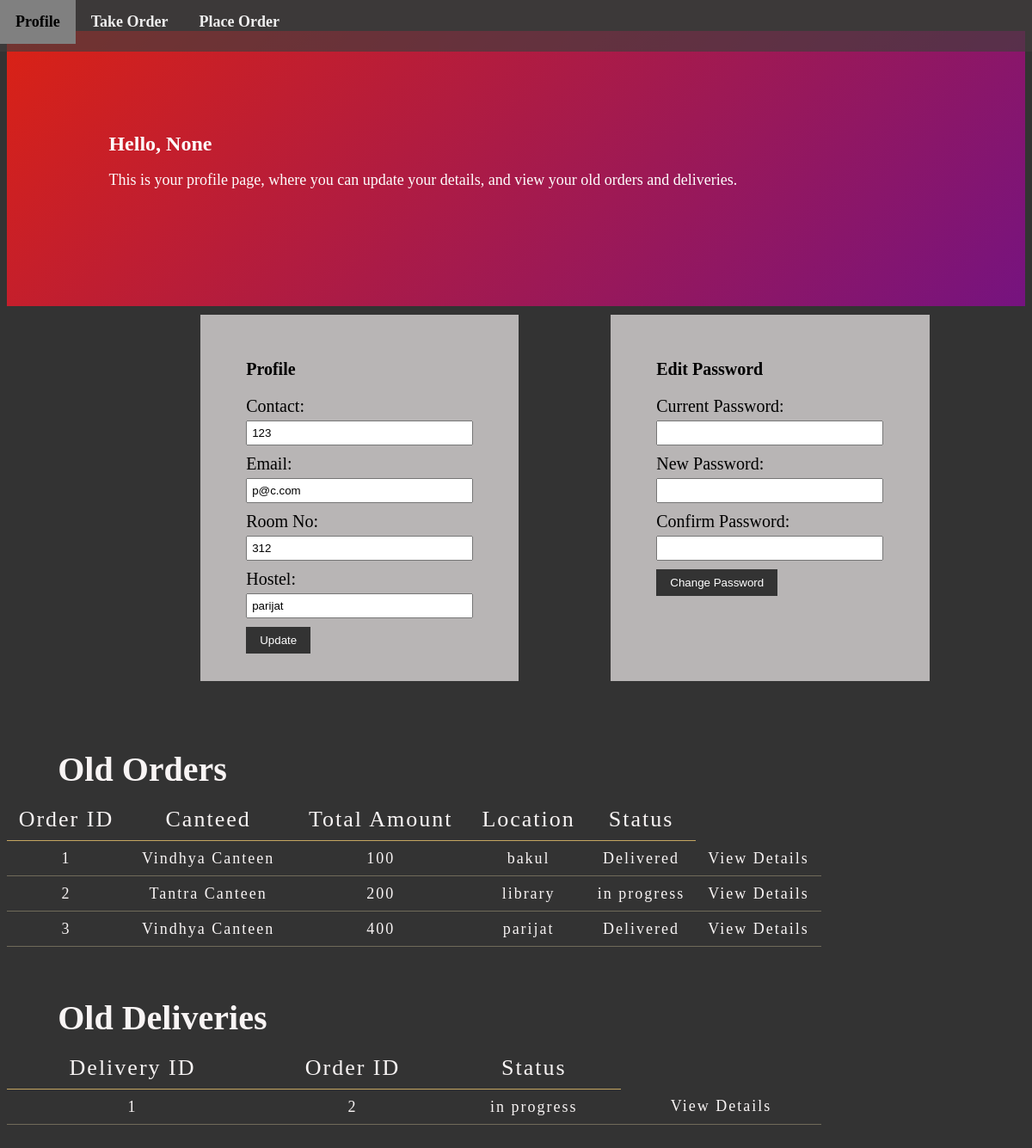
Before: /profile (signed in) with the older database file.
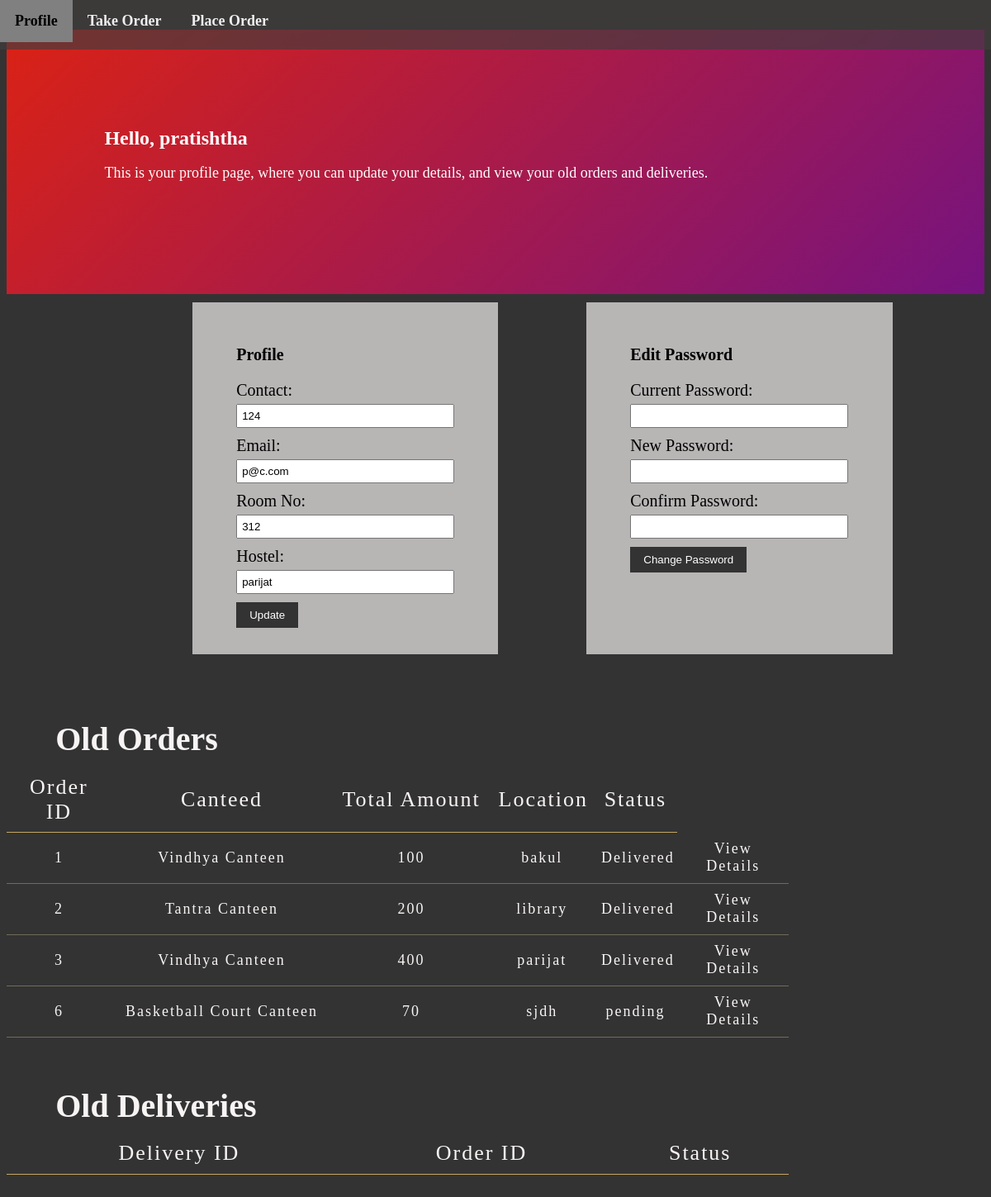
After: the same page with the newer database file.
### tables this page shows
CREATE TABLE UserDetails (
  id INTEGER PRIMARY KEY,
  contact TEXT,
  email TEXT, room_no TEXT, hostel TEXT, name TEXT, password text,
  FOREIGN KEY (id) REFERENCES Users(id)
);

CREATE TABLE orders (
  order_id INTEGER PRIMARY KEY,
  user_id INTEGER NOT NULL,
  order_total INTEGER NOT NULL,
  delivery_status TEXT NOT NULL,
  canteen_id INTEGER NOT NULL, location text,
  FOREIGN KEY (user_id) REFERENCES Users(user_id),
  FOREIGN KEY (canteen_id) REFERENCES Canteens(canteen_id)
);

CREATE TABLE Canteens (
    canteen_id INTEGER PRIMARY KEY,
    name TEXT NOT NULL,
    contact TEXT,
    opening_time INTEGER,
    closing_time INTEGER
);

CREATE TABLE Deliveries (
    delivery_id INTEGER PRIMARY KEY,
    order_id INTEGER NOT NULL,
    user_id INTEGER NOT NULL,
    status TEXT NOT NULL,
    FOREIGN KEY (order_id) REFERENCES Orders(order_id),
    FOREIGN KEY (user_id) REFERENCES Users(user_id)
);

### app.py (the view)
@app.route('/profile')
def profile():
    user_id = session['user_id']
    conn = sqlite3.connect('iiiteats.db')
    cursor = conn.cursor()
    cursor.execute("SELECT * FROM UserDetails WHERE id = ?", (user_id,))
    user = cursor.fetchone()
    user = {
        'id': user[0],
        'contact': user[1],
        'email': user[2],
        'room_no': user[3],
        'hostel': user[4],
        'name': user[5],
        'password': user[6]
    }
    cursor.execute("""
    SELECT orders.order_id, orders.user_id, orders.order_total, orders.delivery_status, canteens.name, orders.location
    FROM orders
    JOIN canteens ON orders.canteen_id = canteens.canteen_id
    WHERE orders.user_id = ?""", (user_id,))
    orders = cursor.fetchall()
    old_orders = []
    for order in orders:
        old_orders.append({
            'order_id': order[0],
            'user_id': order[1],
            'order_total': order[2],
            'delivery_status': order[3],
            'canteen_name': order[4],
            'location': order[5]
        })
        cursor.execute("SELECT * FROM Deliveries WHERE user_id = ?", (user_id,))
        deliveries = cursor.fetchall()
        old_deliveries = []
        for delivery in deliveries:
            old_deliveries.append({
                'delivery_id': delivery[0],
                'order_id': delivery[1],
                'user_id': delivery[2],
                'status': delivery[3]
            })
    conn.commit()
    conn.close()
    return render_template('profile.html', user=user, old_orders=old_orders, old_deliveries=old_deliveries)

### templates/profile.html (shortened to what this page needs)
<!DOCTYPE html>
<html>
  <head>
    <link rel="stylesheet" type="text/css" href="../static/profile.css" />
    <link rel="stylesheet" type="text/css" href="../static/navbar.css" />
  </head>
  <body>
    <nav class="navbar">
      <a href="/profile">Profile</a>
      <a href="/take_orders">Take Order</a>
      <a href="">Place Order</a>
    </nav>
    <h1>
      Hello, {{ user.name }}
      <p>
        This is your profile page, where you can update your details, and view
        your old orders and deliveries.
      </p>
    </h1>
    <div class="forms-container">
      <form action="/update-user-details" method="POST">
        <p>Profile</p>
        <label for="contact">Contact:</label>
        <input
          type="text"
          id="contact"
          name="contact"
          value="{{ user.contact }}"
        /><br />
        <label for="email">Email:</label>
        <input
          type="text"
          id="email"
          name="email"
          value="{{ user.email }}"
        /><br />
        <label for="room_no">Room No:</label>
        <input
          type="text"
          id="room_no"
          name="room_no"
          value="{{ user.room_no }}"
        /><br />
        <label for="hostel">Hostel:</label>
        <input
          type="text"
          id="hostel"
          name="hostel"
          value="{{ user.hostel }}"
        /><br />
        <button type="submit">Update</button>
      </form>
      <form action="/change-password" method="POST">
        <p>Edit Password</p>
        <label for="current_password">Current Password:</label>
        <input
          type="password"
          id="current_password"
          name="current_password"
        /><br />
        <label for="new_password">New Password:</label>
        <input type="password" id="new_password" name="new_password" /><br />
        <label for="confirm_password">Confirm Password:</label>
        <input
          type="password"
          id="confirm_password"
          name="confirm_password"
        /><br />
        <button type="submit">Change Password</button>
      </form>
    </div>
    <h2>Old Orders</h2>
    <table>
      <tr>
        <th>Order ID</th>
        <th>Canteed</th>
        <th>Total Amount</th>
        <th>Location</th>
        <th>Status</th>
      </tr>
      {% for order in old_orders %}
      <tr>
        <td>{{ order.order_id }}</td>
        <td>{{ order.canteen_name }}</td>
        <td>{{ order.order_total }}</td>
        <td>{{ order.location }}</td>
        <td>{{ order.delivery_status }}</td>
        <td><a href="/order_items/{{ order.order_id }}">View Details</a></td>
      </tr>
      {% endfor %}
    </table>
    <h2>Old Deliveries</h2>
    <table>
      <tr>
        <th>Delivery ID</th>
        <th>Order ID</th>
        <th>Status</th>
      </tr>
      {% for delivery in old_deliveries %}
      <tr>
        <td>{{ delivery.delivery_id }}</td>
        <td>{{ delivery.order_id }}</td>
        <td>{{ delivery.status }}</td>
        <td><a href="/order_items/{{ delivery.order_id }}">View Details</a></td>
      </tr>
      {% endfor %}
    </table>
  </body>
</html>

### static/profile.css (style rules this page uses)
h1 { color: #fdfcfc; font-size: 24px; margin-bottom: 10px; padding: 10%; margin-top: 3%; background: linear-gradient(-45deg, #eed152, #dd085a, #540ea3, #da2215); background-size: 400% 400%; animation: gradient 15s ease infinite; }
body { background-color: #333; }
h1 p { font-weight: normal; font-size: 18px; }
h2 { color: #f8f4f4; font-size: 40px; margin-bottom: 10px; margin-left: 5%; }
form p { font-weight: bold; }
form { padding: 3% 5%; font-size: 20px; margin-left: 10%; background-color: #f8f4f4ad; }
form[action="/update-user-details"] { margin-bottom: 20px; }
form[action="/update-user-details"] label { display: block; margin-bottom: 5px; }
form[action="/update-user-details"] input[type="text"] { width: 250px; padding: 5px; margin-bottom: 10px; }
form[action="/update-user-details"] button[type="submit"] { padding: 8px 16px; background-color: #333; color: #fff; border: none; cursor: pointer; }
form[action="/change-password"] { margin-bottom: 20px; }
form[action="/change-password"] label { display: block; margin-bottom: 5px; }
form[action="/change-password"] input[type="password"] { width: 250px; padding: 5px; margin-bottom: 10px; }
form[action="/change-password"] button[type="submit"] { padding: 8px 16px; background-color: #333; color: #fff; border: none; cursor: pointer; }
table { width: 80%; border-collapse: collapse; margin-bottom: 5%; }
th { text-align: center; padding: 1%; font-weight: normal; font-size: 26px; color: #f8f4f4; border-bottom: 1px solid rgb(196, 166, 97); letter-spacing: 2px; }
td { padding: 1%; font-size: 18px; color: #f8f4f4; text-align: center; border-bottom: 1px solid rgba(247, 231, 178, 0.311); letter-spacing: 2px; }
.forms-container { display: flex; margin-left: 10%; margin-bottom: 5%; }

### static/navbar.css (style rules this page uses)
.navbar { background-color: rgba(65, 61, 61, 0.678); position: fixed; z-index: 100; top: 0; left: 0; height: 60px; width: 100%; justify-content: space-evenly; align-items: center; }
.navbar a { float: left; display: block; color: #eeeeee; text-align: center; padding: 15px 18px; font-size: 18px; font-weight: bold; }
a, a:hover, a:focus, a:active { text-decoration: none; color: inherit; }

Changed rows visible on the page:
removed Deliveries: delivery_id "1", order_id "2", status "in progress"
changed UserDetails "p@c.com": name (not shown) → "pratishtha"; contact "123" → "124"
changed orders "library": delivery_status "in progress" → "Delivered"
added orders: order_id "6", canteen_name "Basketball Court Canteen", order_total "70", location "sjdh", delivery_status "pending"
Other visible differences:
{{ user.name }}: "None" → (not shown)
